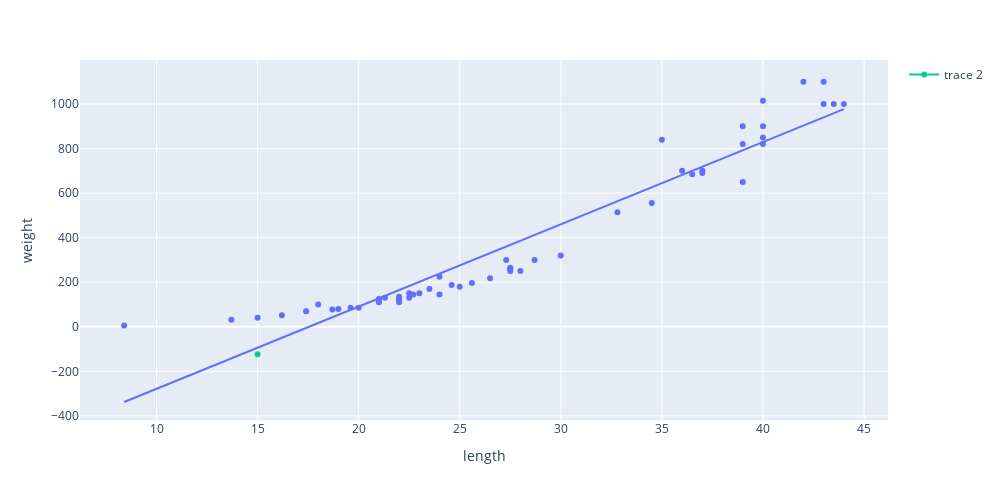

The cell this chart's notebook holds for it:
### Code cell
fig = px.scatter(df, x='length', y='weight',trendline='ols', width=1000, height=500)
fig.add_trace(go.Scatter(x=[15], y=[-123.8]))
fig.show()

### Figure 1 — Plotly figure (JSON) as saved in the notebook; plotly's stock layout.template omitted (floating-point values rounded to 4 significant figures)
{"data": [{"hovertemplate": "length=%{x}<br>weight=%{y}<extra></extra>", "legendgroup": "", "marker": {"color": "#636efa", "symbol": "circle"}, "mode": "markers", "name": "", "orientation": "v", "showlegend": false, "type": "scatter", "x": [8.4, 13.7, 15, 16.2, 17.4, 18, 18.7, 19, 19.6, 20, 21, 21, 21, 21.3, 22, 22, 22, 22, 22, 22.5, 22.5, 22.7, 23, 23.5, 24, 24, 24.6, 25, 25.6, 26.5, 27.3, 27.5, 27.5, 27.5, 28, 28.7, 30, 32.8, 34.5, 35, 36.5, 36, 37, 37, 39, 39, 39, 40, 40, 40, 40, 42, 43, 43, 43.5, 44], "xaxis": "x", "y": [5.9, 32, 40, 51.5, 70, 100, 78, 80, 85, 85, 110, 115, 125, 130, 120, 120, 130, 135, 110, 130, 150, 145, 150, 170, 225, 145, 188, 180, 197, 218, 300, 260, 265, 250, 250, 300, 320, 514, 556, 840, 685, 700, 700, 690, 900, 650, 820, 850, 900, 1015, 820, 1100, 1000, 1100, 1000, 1000], "yaxis": "y"}, {"hovertemplate": "<b>OLS trendline</b><br>weight = 36.9384 * length + -648.078<br>R<sup>2</sup>=0.919021<br><br>length=%{x}<br>weight=%{y} <b>(trend)</b><extra></extra>", "legendgroup": "", "marker": {"color": "#636efa", "symbol": "circle"}, "mode": "lines", "name": "", "showlegend": false, "type": "scatter", "x": [8.4, 13.7, 15, 16.2, 17.4, 18, 18.7, 19, 19.6, 20, 21, 21, 21, 21.3, 22, 22, 22, 22, 22, 22.5, 22.5, 22.7, 23, 23.5, 24, 24, 24.6, 25, 25.6, 26.5, 27.3, 27.5, 27.5, 27.5, 28, 28.7, 30, 32.8, 34.5, 35, 36, 36.5, 37, 37, 39, 39, 39, 40, 40, 40, 40, 42, 43, 43, 43.5, 44], "xaxis": "x", "y": [-337.8, -142.0, -94.0, -49.68, -5.35, 16.81, 42.67, 53.75, 75.91, 90.69, 127.6, 127.6, 127.6, 138.7, 164.6, 164.6, 164.6, 164.6, 164.6, 183.0, 183.0, 190.4, 201.5, 220.0, 238.4, 238.4, 260.6, 275.4, 297.5, 330.8, 360.3, 367.7, 367.7, 367.7, 386.2, 412.1, 460.1, 563.5, 626.3, 644.8, 681.7, 700.2, 718.6, 718.6, 792.5, 792.5, 792.5, 829.5, 829.5, 829.5, 829.5, 903.3, 940.3, 940.3, 958.7, 977.2], "yaxis": "y"}, {"type": "scatter", "x": [15], "y": [-123.8]}], "layout": {"height": 500, "legend": {"tracegroupgap": 0}, "margin": {"t": 60}, "width": 1000, "xaxis": {"anchor": "y", "domain": [0, 1], "title": {"text": "length"}}, "yaxis": {"anchor": "x", "domain": [0, 1], "title": {"text": "weight"}}}}
